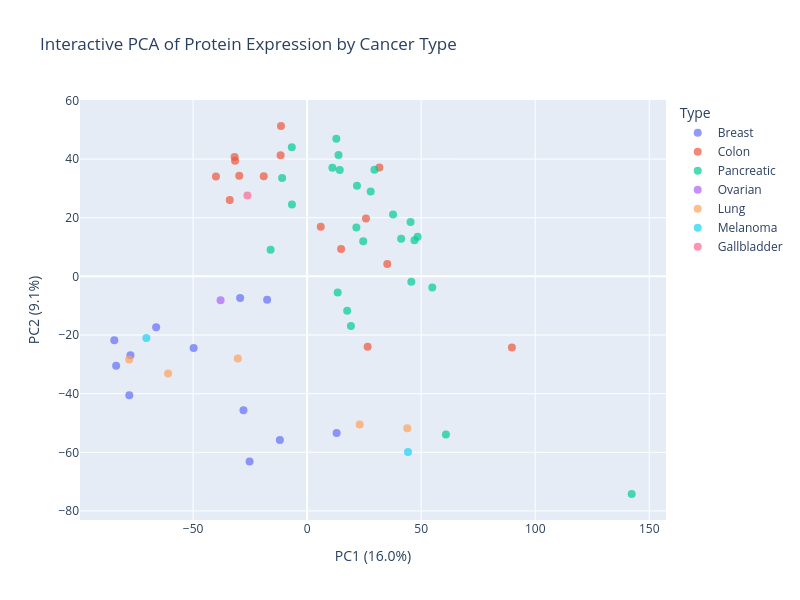

The code cell stored with this chart in its notebook:
### Code cell
import plotly.express as px

# Initialize PCA
pca = PCA(n_components=20, random_state=42)  # 2 components for visualization

# Fit + transform
X_pca = pca.fit_transform(X)
X.columns = X.columns.astype(str)

# Convert to DataFrame for plotting
pca_df = pd.DataFrame(X_pca, index=X.index, columns=["PC1", "PC2", "PC3", "PC4", "PC5", "PC6", "PC7", "PC8", "PC9", "PC10",
                                                    "PC11", "PC12", "PC13", "PC14", "PC15", "PC16", "PC17", "PC18","PC19",
                                                    "PC20"])

# Make sure PCA DataFrame has sample identifiers as a column
pca_df["Sample_ID"] = pca_df.index  # Assuming index = original column names

# Merge PCA results with metadata
pca_df_merged = pca_df.merge(df_pca_md, on="Sample_ID")

# Interactive PCA plot
fig = px.scatter(
    pca_df_merged,
    x="PC1",
    y="PC2",
    color="Type",                  # color points by Type
    hover_data=["Sample_ID", "Type"],  # info shown on hover
    title="Interactive PCA of Protein Expression by Cancer Type",
    width=800,
    height=600
)

# Customize marker appearance
fig.update_traces(marker=dict(size=8, opacity=0.7))

# Label axes with explained variance
fig.update_layout(
    xaxis_title=f"PC1 ({pca.explained_variance_ratio_[0]*100:.1f}%)",
    yaxis_title=f"PC2 ({pca.explained_variance_ratio_[1]*100:.1f}%)"
)

fig.show()
fig.write_html("Nina_Normalized_PCA_120325.html")

### Figure 1 — Plotly figure (JSON) as saved in the notebook; plotly's stock layout.template omitted (floating-point values rounded to 4 significant figures)
{"data": [{"customdata": [["B67_1", "Breast"], ["VCU_1", "Breast"], ["VCU_2", "Breast"], ["VCU_24", "Breast"], ["VCU_3", "Breast"], ["VCU_37", "Breast"], ["VCU_4", "Breast"], ["VCU_43", "Breast"], ["VCU_52", "Breast"], ["VCU_57", "Breast"], ["VCU_74", "Breast"], ["VCU_86", "Breast"]], "hovertemplate": "Type=%{customdata[1]}<br>PC1=%{x}<br>PC2=%{y}<br>Sample_ID=%{customdata[0]}<extra></extra>", "legendgroup": "Breast", "marker": {"color": "#636efa", "opacity": 0.7, "size": 8, "symbol": "circle"}, "mode": "markers", "name": "Breast", "orientation": "v", "showlegend": true, "type": "scatter", "x": [12.94, -83.73, -77.94, -84.53, -66.19, -29.36, -77.46, -27.9, -49.76, -11.95, -25.22, -17.53], "xaxis": "x", "y": [-53.44, -30.47, -40.57, -21.76, -17.35, -7.405, -26.94, -45.65, -24.39, -55.77, -63.11, -7.965], "yaxis": "y"}, {"customdata": [["CRC0_2", "Colon"], ["CRC4_P1", "Colon"], ["H107_P1", "Colon"], ["H32_2", "Colon"], ["H36", "Colon"], ["H38_P2", "Colon"], ["H85_1", "Colon"], ["VCU_20", "Colon"], ["VCU_23", "Colon"], ["VCU_26", "Colon"], ["VCU_41", "Colon"], ["VCU_71", "Colon"], ["VCU_73", "Colon"], ["VCU_98", "Colon"], ["VCU_99", "Colon"]], "hovertemplate": "Type=%{customdata[1]}<br>PC1=%{x}<br>PC2=%{y}<br>Sample_ID=%{customdata[0]}<extra></extra>", "legendgroup": "Colon", "marker": {"color": "#EF553B", "opacity": 0.7, "size": 8, "symbol": "circle"}, "mode": "markers", "name": "Colon", "orientation": "v", "showlegend": true, "type": "scatter", "x": [31.68, 35.13, -11.46, -11.63, 26.53, 14.9, 5.979, -31.79, 89.78, -33.91, -19.01, -39.97, 25.81, -29.75, -31.58], "xaxis": "x", "y": [37.09, 4.2, 51.27, 41.33, -24.0, 9.317, 16.92, 40.68, -24.23, 26.05, 34.17, 34.06, 19.74, 34.35, 39.39], "yaxis": "y"}, {"customdata": [["G119_P4", "Pancreatic"], ["G133_P3", "Pancreatic"], ["G186_P2", "Pancreatic"], ["G68_P3", "Pancreatic"], ["P100_P5", "Pancreatic"], ["P65_1", "Pancreatic"], ["VCU_109", "Pancreatic"], ["VCU_111", "Pancreatic"], ["VCU_119", "Pancreatic"], ["VCU_61", "Pancreatic"], ["VCU_62", "Pancreatic"], ["VCU_64", "Pancreatic"], ["VCU_65", "Pancreatic"], ["VCU_66", "Pancreatic"], ["VCU_67", "Pancreatic"], ["VCU_68", "Pancreatic"], ["VCU_72", "Pancreatic"], ["VCU_75", "Pancreatic"], ["VCU_79", "Pancreatic"], ["VCU_80", "Pancreatic"], ["VCU_81", "Pancreatic"], ["VCU_82", "Pancreatic"], ["VCU_83", "Pancreatic"], ["VCU_84", "Pancreatic"], ["VCU_91", "Pancreatic"]], "hovertemplate": "Type=%{customdata[1]}<br>PC1=%{x}<br>PC2=%{y}<br>Sample_ID=%{customdata[0]}<extra></extra>", "legendgroup": "Pancreatic", "marker": {"color": "#00cc96", "opacity": 0.7, "size": 8, "symbol": "circle"}, "mode": "markers", "name": "Pancreatic", "orientation": "v", "showlegend": true, "type": "scatter", "x": [45.69, -10.95, 41.23, 60.86, 48.46, 37.67, 47.08, 21.58, 24.6, -16.01, -6.71, 142.3, 11.09, 54.87, -6.659, 14.32, 12.8, 13.39, 17.57, 27.86, 19.2, 21.86, 29.53, 45.36, 13.76], "xaxis": "x", "y": [-1.867, 33.52, 12.84, -53.92, 13.5, 21.06, 12.29, 16.63, 11.98, 9.046, 44.02, -74.22, 37.07, -3.768, 24.51, 36.28, 46.95, -5.521, -11.71, 28.91, -16.91, 30.93, 36.33, 18.57, 41.37], "yaxis": "y"}, {"customdata": [["H30_2", "Ovarian"]], "hovertemplate": "Type=%{customdata[1]}<br>PC1=%{x}<br>PC2=%{y}<br>Sample_ID=%{customdata[0]}<extra></extra>", "legendgroup": "Ovarian", "marker": {"color": "#ab63fa", "opacity": 0.7, "size": 8, "symbol": "circle"}, "mode": "markers", "name": "Ovarian", "orientation": "v", "showlegend": true, "type": "scatter", "x": [-37.94], "xaxis": "x", "y": [-8.18], "yaxis": "y"}, {"customdata": [["L52", "Lung"], ["L93", "Lung"], ["L98_P1", "Lung"], ["VCU_108", "Lung"], ["VCU_97", "Lung"]], "hovertemplate": "Type=%{customdata[1]}<br>PC1=%{x}<br>PC2=%{y}<br>Sample_ID=%{customdata[0]}<extra></extra>", "legendgroup": "Lung", "marker": {"color": "#FFA15A", "opacity": 0.7, "size": 8, "symbol": "circle"}, "mode": "markers", "name": "Lung", "orientation": "v", "showlegend": true, "type": "scatter", "x": [23.05, -60.95, -30.39, -78.0, 43.91], "xaxis": "x", "y": [-50.5, -33.17, -28.03, -28.37, -51.82], "yaxis": "y"}, {"customdata": [["ME1_P1", "Melanoma"], ["VCU_101", "Melanoma"]], "hovertemplate": "Type=%{customdata[1]}<br>PC1=%{x}<br>PC2=%{y}<br>Sample_ID=%{customdata[0]}<extra></extra>", "legendgroup": "Melanoma", "marker": {"color": "#19d3f3", "opacity": 0.7, "size": 8, "symbol": "circle"}, "mode": "markers", "name": "Melanoma", "orientation": "v", "showlegend": true, "type": "scatter", "x": [44.22, -70.48], "xaxis": "x", "y": [-59.94, -21.01], "yaxis": "y"}, {"customdata": [["VCU_87", "Gallbladder"]], "hovertemplate": "Type=%{customdata[1]}<br>PC1=%{x}<br>PC2=%{y}<br>Sample_ID=%{customdata[0]}<extra></extra>", "legendgroup": "Gallbladder", "marker": {"color": "#FF6692", "opacity": 0.7, "size": 8, "symbol": "circle"}, "mode": "markers", "name": "Gallbladder", "orientation": "v", "showlegend": true, "type": "scatter", "x": [-26.18], "xaxis": "x", "y": [27.6], "yaxis": "y"}], "layout": {"height": 600, "legend": {"title": {"text": "Type"}, "tracegroupgap": 0}, "title": {"text": "Interactive PCA of Protein Expression by Cancer Type"}, "width": 800, "xaxis": {"anchor": "y", "autorange": true, "domain": [0, 1], "range": [-99.59, 157.4], "title": {"text": "PC1 (16.0%)"}, "type": "linear"}, "yaxis": {"anchor": "x", "autorange": true, "domain": [0, 1], "range": [-83.08, 60.13], "title": {"text": "PC2 (9.1%)"}, "type": "linear"}}}
